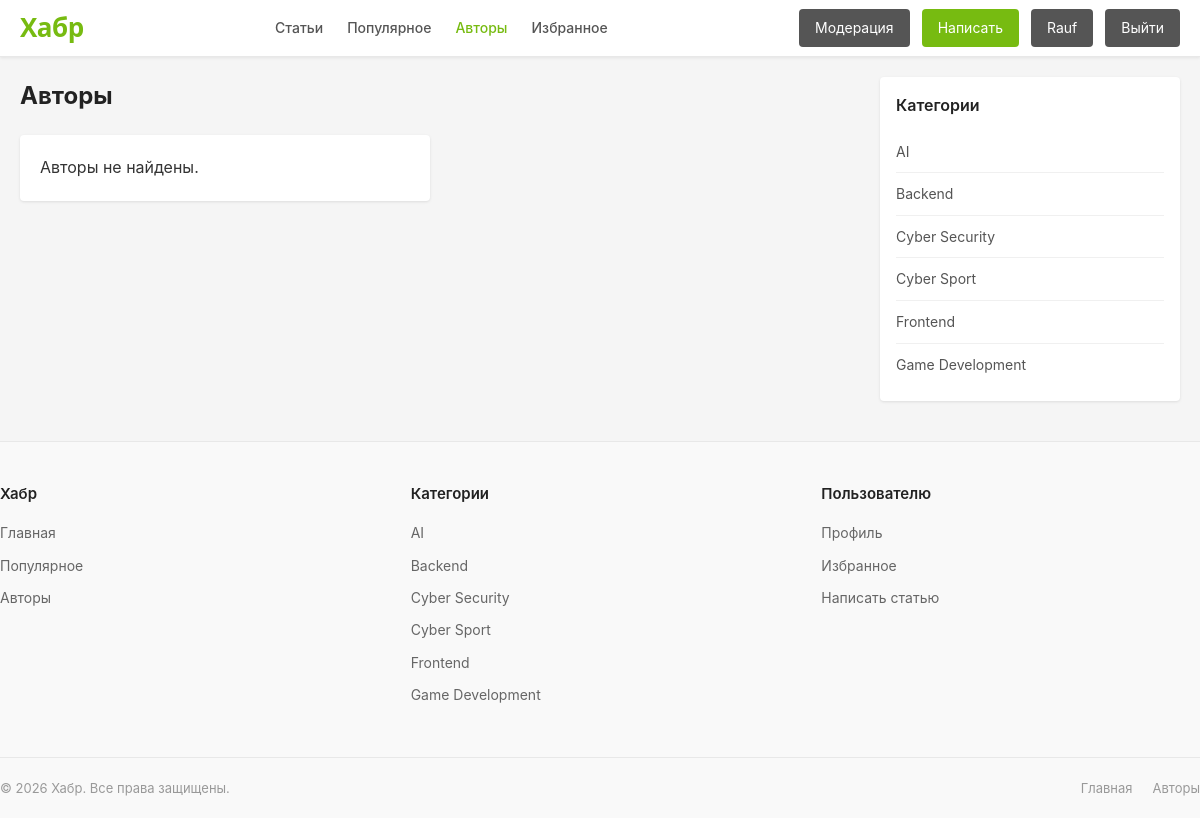
Before: /users/authors/ (signed in) with the older database file.
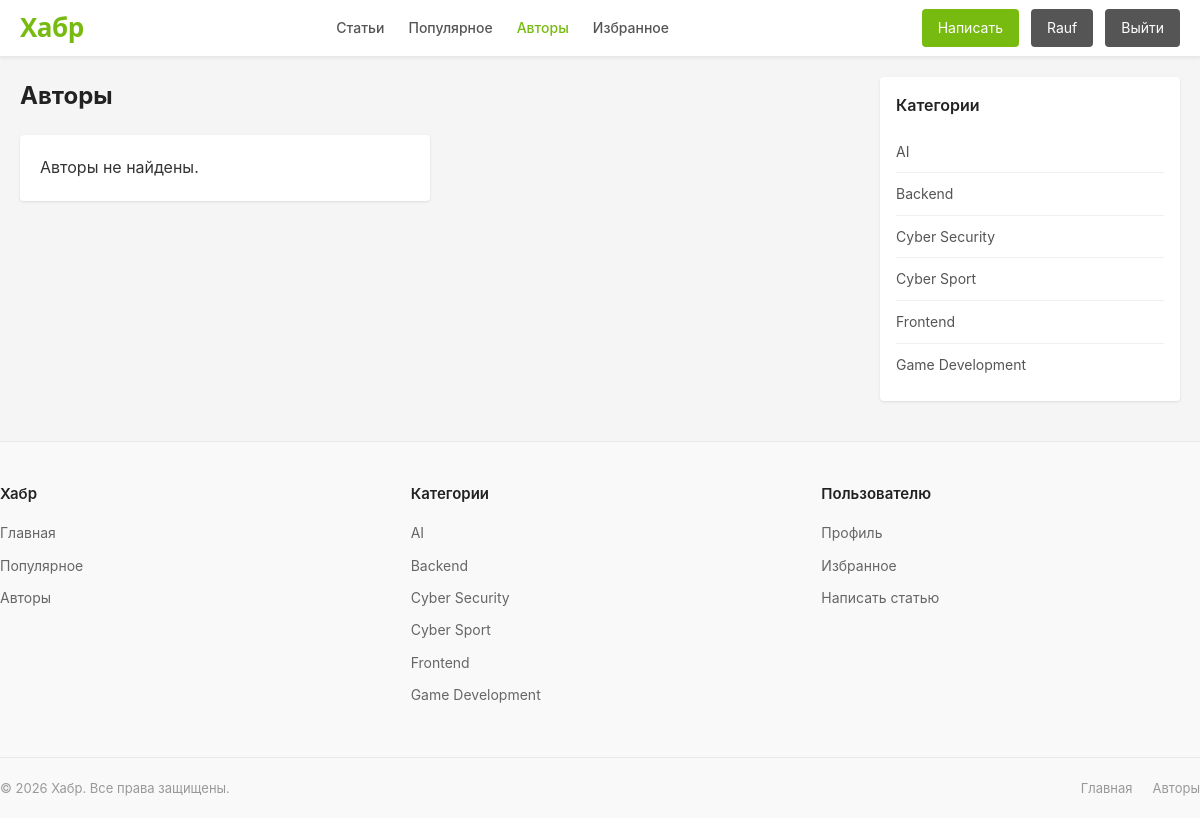
After: the same page with the newer database file.
### users/views.py (the view)
# urls.py: path('authors/', views.authors, name='authors'),
@login_required
def authors(request):
    authors_list = User.objects.filter(articles__status='published').distinct()
    context = {
        'authors': authors_list,
    }
    return render(request, 'users/authors.html', context)

### articles/context_processors.py (called while the page is built)
def categories(request):
    return {
        'categories': Category.objects.all(),
    }

### users/models.py (called while the page is built)
    def can_moderate_articles(self):
        return self.role in ('superadmin', 'admin')

### templates/users/authors.html (shortened to what this page needs)
{% extends 'base.html' %}
{% block content %}
    <h1 style="margin-bottom: 20px; font-size: 24px; color: #222;">Авторы</h1>
    <div class="users-grid">
        {% for author in authors %}
            <div class="user-card">
                <div class="user-card-avatar">{{ author.username|first|upper }}</div>
                <div class="user-card-name">
                    <a href="{% url 'profile_detail' author.pk %}">{{ author.username }}</a>
                </div>
                <div class="user-card-role">
                    {% if author.role == 'superadmin' %}Супер Админ{% elif author.role == 'admin' %}Админ{% else %}Пользователь{% endif %}
                </div>
                <div style="font-size: 13px; color: #777;">
                    Статей: {{ author.articles.count }}
                </div>
            </div>
        {% empty %}
            <div class="card">
                <div class="card-body">
                    <p>Авторы не найдены.</p>
                </div>
            </div>
        {% endfor %}
    </div>
{% endblock %}

### templates/base.html (shortened to what the changed rows need)
<!DOCTYPE html>
<html lang="ru">
<head>
</head>
<body>
    <header class="header">
        <div class="container header-inner">
            <div class="user-menu">
                {% if user.is_authenticated %}
                    {% if user.can_moderate_articles %}
                        <a href="{% url 'moderate_articles' %}" class="btn btn-secondary">Модерация</a>
                    {% endif %}
                    <a href="{% url 'article_create' %}" class="btn btn-primary">Написать</a>
                    <a href="{% url 'profile' %}" class="btn btn-secondary">{{ user.username }}</a>
                    <a href="{% url 'logout' %}" class="btn btn-secondary">Выйти</a>
                {% else %}
                    <a href="{% url 'login' %}" class="btn btn-secondary">Войти</a>
                    <a href="{% url 'register' %}" class="btn btn-primary">Регистрация</a>
                {% endif %}
            </div>
        </div>
    </header>
    <main class="main">
        <div class="content">
            {% block content %}{% endblock %}
        </div>
    </main>
</body>
</html>

Changed rows visible on the page:
changed User "Rauf": role "admin" → "user" (drawn)
Other visible differences:
text no longer shown: "Модерация"
